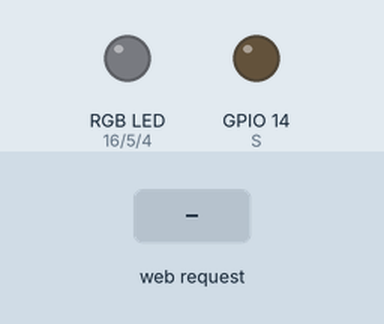
Recording of a sketch running on a simulated ESP8266 (NodeMCU). On the bench: an RGB LED mixed from three pins (HIGH = lit), output pins drawn as LEDs (lit = HIGH). The inputs (shaded band) are chosen by the test bench. WiFi joins after 1.5 s; servers stay silent unless stated; what the sketch prints to the serial monitor is not drawn.

Above: at 2.7 s.
2.8 s: HTTP request GET /rainbowLoop received
Timing chart, 0 to 5.8 s (numbered marks = the images above; inputs shaded):
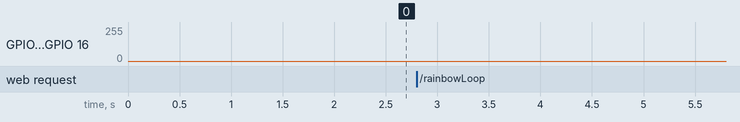

The sketch:

LEDstripDriverESP8266.ino
```cpp
#include <ESP8266WiFi.h>
#include <WiFiClient.h>
#include <ESP8266WebServer.h>
#include <ESP8266mDNS.h>
#define R  16
#define G  5
#define B  4
#define S 14 //сигнал о начале работы
int regim = 0;
int incColour = 1;
int decColour = 0;
int i = 0;
const char* ssid = "*ssid of you wi_fi point";
const char* password = "*password*";

const char * HTML_code = "<!DOCTYPE html>"//html page
"<html>"
 "<head>"
   "<h1 style=color:#000000>LedStripDriver</h1>"
  "</head>"
  "<body>"
     "<p style=color:#FF0000>Press button to change the mode</p><br>"
    "<style>"
   " html {"
   " text-align: center;"
"}"
".buttonRight {"
 " position: relative;"
  "display: inline-block;"
 " font-size: 4 10%;"
  "font-weight: 900;"
  "color: rgb(209,209,217);"
 " text-decoration: none;"
  "text-shadow: 0 -1px 2px rgba(0,0,0,.2);"
 " padding: 10px;"
 " outline: none;"
 " border-radius: 4px;"
  "background: linear-gradient(rgb(110,112,120), rgb(81,81,86)) rgb(110,112,120);"
 " box-shadow:"
   "0 1px rgba(255,255,255,.2) inset,"
  " 0 3px 5px rgba(0,1,6,.5),"
  " 0 0 1px 1px rgba(0,1,6,.2);"
 " transition: .2s ease-in-out;"
"}"
".buttonRight:hover:not(:active) {"
 " background: linear-gradient(rgb(126,126,134), rgb(70,71,76)) rgb(126,126,134);"
"}"
".buttonRight:active {"
"  top: 1px;"
"  background: linear-gradient(rgb(76,77,82), rgb(56,57,62)) rgb(76,77,82);"
 " box-shadow:"
"   0 0 1px rgba(0,0,0,.5) inset,"
   "0 2px 3px rgba(0,0,0,.5) inset,"
  " 0 1px 1px rgba(255,255,255,.1);"
"}"
".button {"
 " position: relative;"
  "display: inline-block;"
 " font-size: 4 10%;"
  "font-weight: 900;"
  "color: rgb(209,209,217);"
 " text-decoration: none;"
  "text-shadow: 0 -1px 2px rgba(0,0,0,.2);"
 " padding: 10px;"
 " outline: none;"
 " border-radius: 4px;"
  "background: linear-gradient(rgb(110,112,120), rgb(81,81,86)) rgb(110,112,120);"
 " box-shadow:"
   "0 1px rgba(255,255,255,.2) inset,"
  " 0 3px 5px rgba(0,1,6,.5),"
  " 0 0 1px 1px rgba(0,1,6,.2);"
 " transition: .2s ease-in-out;"
"}"
".button:hover:not(:active) {"
 " background: linear-gradient(rgb(126,126,134), rgb(70,71,76)) rgb(126,126,134);"
"}"
".button:active {"
"  top: 1px;"
"  background: linear-gradient(rgb(76,77,82), rgb(56,57,62)) rgb(76,77,82);"
 " box-shadow:"
"   0 0 1px rgba(0,0,0,.5) inset,"
   "0 2px 3px rgba(0,0,0,.5) inset,"
  " 0 1px 1px rgba(255,255,255,.1);"
"}"
 ".buttonLeft {"
 " position: relative;"
  "display: inline-block;"
 " font-size: 4 10%;"
  "font-weight: 900;"
  "color: rgb(209,209,217);"
 " text-decoration: none;"
  "text-shadow: 0 -1px 2px rgba(0,0,0,.2);"
 "  padding: 10px;"
 " outline: none;"
 " border-radius: 5px;"
  "background: linear-gradient(rgb(110,112,120), rgb(81,81,86)) rgb(110,112,120);"
 " box-shadow:"
   "0 1px rgba(255,255,255,.2) inset,"
  " 0 3px 5px rgba(0,1,6,.5),"
  " 0 0 1px 1px rgba(0,1,6,.2);"
 " transition: .2s ease-in-out;"
"}"
".buttonLeft:hover:not(:active) {"
 " background: linear-gradient(rgb(126,126,134), rgb(70,71,76)) rgb(126,126,134);"
"}"
".buttonLeft:active {"
"  top: 1px;"
"  background: linear-gradient(rgb(76,77,82), rgb(56,57,62)) rgb(76,77,82);"
 " box-shadow:"
"   0 0 1px rgba(0,0,0,.5) inset,"
   "0 2px 3px rgba(0,0,0,.5) inset,"
  " 0 1px 1px rgba(255,255,255,.1);"
"}"

"</style>"
   "<input type=\"button\" class=\"buttonLeft\" value=\"Decrease\"onclick=""javascript:window.location=\"decrease\">"
    "<input type=\"button\" class=\"button\" value=\"RainbowLoop\"onclick=""javascript:window.location=\"rainbowLoop\">"
    "<input type=\"button\" class=\"buttonRight\" value=\"Increase\"onclick=""javascript:window.location=\"increase\">"
 "</body>"
"</html>" ;
MDNSResponder mdns;
ESP8266WebServer server(80);
void setup() {
 Serial.begin(115200);
 WiFi.mode(WIFI_STA);
 WiFi.begin(ssid, password);
 Serial.println("");

  // Wait for connection
  while (WiFi.status() != WL_CONNECTED) {
    delay(500);
    Serial.print(".");
  }
  Serial.println("");
  Serial.print("Connected to ");
  Serial.println(ssid);
  Serial.print("IP address: ");
  Serial.println(WiFi.localIP());

  if (MDNS.begin("esp8266")) {
    Serial.println("MDNS responder started");
  }
server.on("/", handleRoot);

  server.on("/increase", [](){
    server.send(200, "text/html",HTML_code );
              regim++;
            (regim>=3) ? regim=2 : regim = regim ;
            (regim<=0) ? regim=0 : regim = regim ;

if(regim==0){
  setColourRgb(1023,0,0);
   }
if(regim==1){
  setColourRgb(0,1023,0);
 }
if(regim==2){
  setColourRgb(0,0,1023);
}
  });
  server.on("/decrease", [](){
    server.send(200, "text/html",HTML_code );
              regim--;
            (regim>=3) ? regim=2 : regim = regim ;
            (regim<=0) ? regim=0 : regim = regim ;

if(regim==0){
  setColourRgb(1023,0,0);
   }
if(regim==1){
  setColourRgb(0,1023,0);
 }
if(regim==2){
  setColourRgb(0,0,1023);
}

  });
  server.on("/rainbowLoop", [](){
     server.send(200, "text/html",HTML_code );
   while(i<10){
      i++;
  unsigned int rgbColour[3];

  rgbColour[0] = 1023;
  rgbColour[1] = 0;
  rgbColour[2] = 0;

  // Choose the colours to increment and decrement.
  for (int decColour = 0; decColour < 3; decColour += 1) {
    int incColour = decColour == 2 ? 0 : decColour + 1;

    // cross-fade the two colours.
    for(int c = 0; c < 1023; c += 1) {
      rgbColour[decColour] -= 1;
      rgbColour[incColour] += 1;

      setColourRgb(rgbColour[0], rgbColour[1], rgbColour[2]);
      delay(1);

      }
     }
    }
  i=0;
  setColourRgb(0,0,0);
  });
  server.onNotFound(Error404);
   pinMode(R,OUTPUT);
    pinMode(G,OUTPUT);
     pinMode(B,OUTPUT);
      pinMode(S,OUTPUT);
  server.begin();

}

void loop(void) {
  server.handleClient();
   }


void setColourRgb( int red,  int green, int blue) {
  analogWrite(R, red);
  analogWrite(G, green);
  analogWrite(B, blue);
  }


void handleRoot(void){
    server.send(200, "text/html", HTML_code);
    digitalWrite(S,HIGH);
  }


  void Error404(void){
   server.send(200, "text/html","<title>ERROR404</title>");
  }
```
